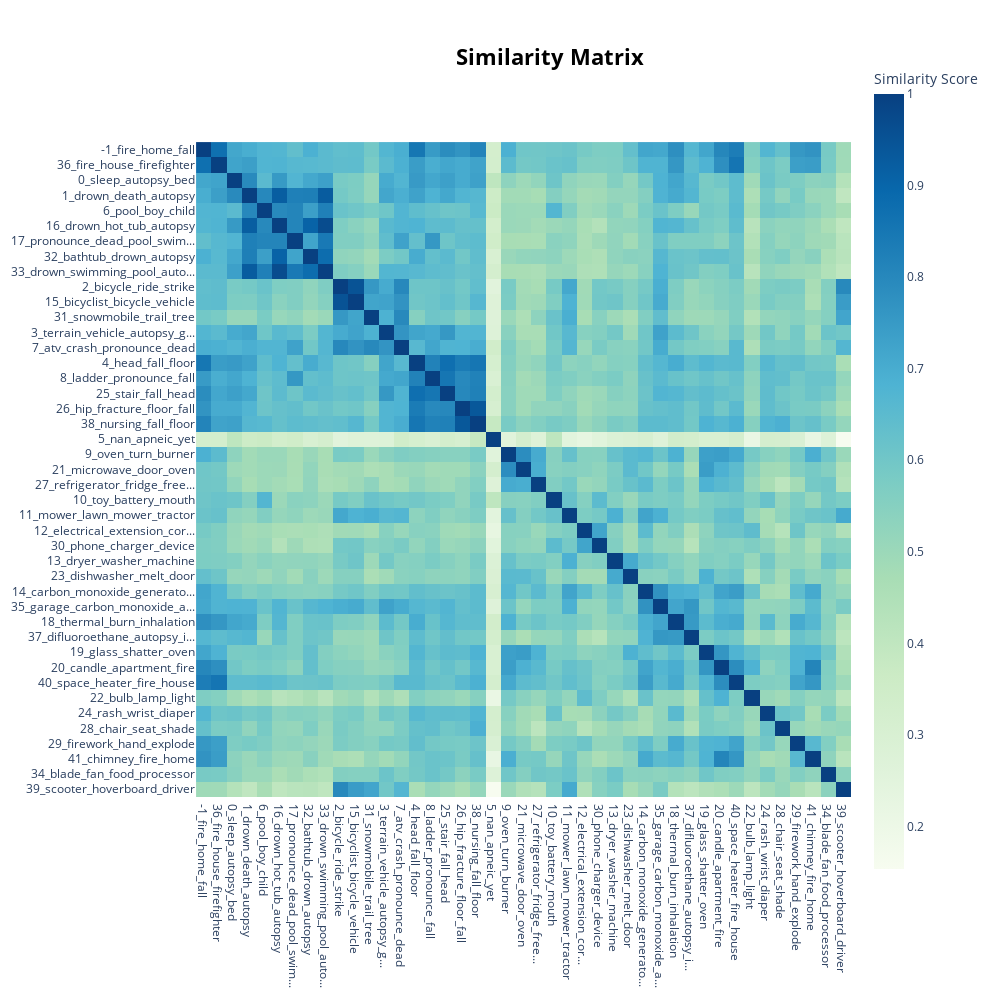

Notebook code cell kept with this figure:
### Markdown cell above
#### Similar Matrix

### Code cell
optimal_model.visualize_heatmap(n_clusters=20, width=1000, height=1000)

### Figure 1 — Plotly figure (JSON) as saved in the notebook; plotly's stock layout.template omitted (floating-point values rounded to 4 significant figures; data arrays with more than 128 entries replaced by an {"elided": "..."} marker saying what was removed)
{"data": [{"coloraxis": "coloraxis", "hovertemplate": "x: %{x}<br>y: %{y}<br>Similarity Score: %{z}<extra></extra>", "name": "0", "type": "heatmap", "x": ["-1_fire_home_fall", "36_fire_house_firefighter", "0_sleep_autopsy_bed", "1_drown_death_autopsy", "6_pool_boy_child", "16_drown_hot_tub_autopsy", "17_pronounce_dead_pool_swim...", "32_bathtub_drown_autopsy", "33_drown_swimming_pool_auto...", "2_bicycle_ride_strike", "15_bicyclist_bicycle_vehicle", "31_snowmobile_trail_tree", "3_terrain_vehicle_autopsy_g...", "7_atv_crash_pronounce_dead", "4_head_fall_floor", "8_ladder_pronounce_fall", "25_stair_fall_head", "26_hip_fracture_floor_fall", "38_nursing_fall_floor", "5_nan_apneic_yet", "9_oven_turn_burner", "21_microwave_door_oven", "27_refrigerator_fridge_free...", "10_toy_battery_mouth", "11_mower_lawn_mower_tractor", "12_electrical_extension_cor...", "30_phone_charger_device", "13_dryer_washer_machine", "23_dishwasher_melt_door", "14_carbon_monoxide_generato...", "35_garage_carbon_monoxide_a...", "18_thermal_burn_inhalation", "37_difluoroethane_autopsy_i...", "19_glass_shatter_oven", "20_candle_apartment_fire", "40_space_heater_fire_house", "22_bulb_lamp_light", "24_rash_wrist_diaper", "28_chair_seat_shade", "29_firework_hand_explode", "41_chimney_fire_home", "34_blade_fan_food_processor", "39_scooter_hoverboard_driver"], "xaxis": "x", "y": ["-1_fire_home_fall", "36_fire_house_firefighter", "0_sleep_autopsy_bed", "1_drown_death_autopsy", "6_pool_boy_child", "16_drown_hot_tub_autopsy", "17_pronounce_dead_pool_swim...", "32_bathtub_drown_autopsy", "33_drown_swimming_pool_auto...", "2_bicycle_ride_strike", "15_bicyclist_bicycle_vehicle", "31_snowmobile_trail_tree", "3_terrain_vehicle_autopsy_g...", "7_atv_crash_pronounce_dead", "4_head_fall_floor", "8_ladder_pronounce_fall", "25_stair_fall_head", "26_hip_fracture_floor_fall", "38_nursing_fall_floor", "5_nan_apneic_yet", "9_oven_turn_burner", "21_microwave_door_oven", "27_refrigerator_fridge_free...", "10_toy_battery_mouth", "11_mower_lawn_mower_tractor", "12_electrical_extension_cor...", "30_phone_charger_device", "13_dryer_washer_machine", "23_dishwasher_melt_door", "14_carbon_monoxide_generato...", "35_garage_carbon_monoxide_a...", "18_thermal_burn_inhalation", "37_difluoroethane_autopsy_i...", "19_glass_shatter_oven", "20_candle_apartment_fire", "40_space_heater_fire_house", "22_bulb_lamp_light", "24_rash_wrist_diaper", "28_chair_seat_shade", "29_firework_hand_explode", "41_chimney_fire_home", "34_blade_fan_food_processor", "39_scooter_hoverboard_driver"], "yaxis": "y", "z": {"elided": "43x43 float values"}}], "layout": {"coloraxis": {"colorbar": {"title": {"text": "Similarity Score"}}, "colorscale": [[0, "rgb(247,252,240)"], [0.125, "rgb(224,243,219)"], [0.25, "rgb(204,235,197)"], [0.375, "rgb(168,221,181)"], [0.5, "rgb(123,204,196)"], [0.625, "rgb(78,179,211)"], [0.75, "rgb(43,140,190)"], [0.875, "rgb(8,104,172)"], [1, "rgb(8,64,129)"]]}, "height": 1000, "hoverlabel": {"bgcolor": "white", "font": {"family": "Rockwell", "size": 16}}, "legend": {"title": {"text": "Trend"}}, "margin": {"t": 60}, "showlegend": true, "title": {"font": {"color": "Black", "size": 22}, "text": "<b>Similarity Matrix", "x": 0.55, "xanchor": "center", "y": 0.95, "yanchor": "top"}, "width": 1000, "xaxis": {"anchor": "y", "constrain": "domain", "domain": [0, 1], "scaleanchor": "y"}, "yaxis": {"anchor": "x", "autorange": "reversed", "constrain": "domain", "domain": [0, 1]}}}
